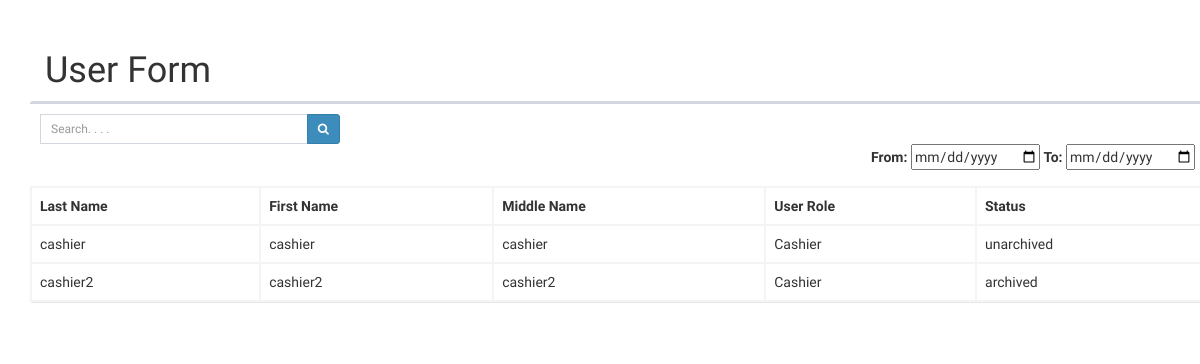
/FinalProject/user.php, run on the app's committed database.
### tables this page shows
CREATE TABLE `tbl_useraccounts` (
  `col_useraccountsid` int(11) NOT NULL,
  `col_user` varchar(20) NOT NULL,
  `col_password` varchar(20) NOT NULL,
  `col_lastname` varchar(50) NOT NULL,
  `col_firstname` varchar(50) NOT NULL,
  `col_middlename` varchar(50) NOT NULL,
  `col_address` varchar(50) NOT NULL,
  `col_dateofbirth` date NOT NULL,
  `col_gender` varchar(50) NOT NULL,
  `col_contactnum` varchar(50) NOT NULL,
  `col_usertypeid` int(11) NOT NULL,
  `col_status` varchar(50) NOT NULL
);

CREATE TABLE `tbl_usertype` (
  `col_usertypeid` int(11) NOT NULL,
  `col_userrole` varchar(25) NOT NULL
);

### FinalProject/Controller/user.php (the view, shortened to what this page needs)
<?php
function view_user()
{
	$db = mysqli_connect('localhost', 'root','','db_poshconceptstorefinal');
					$result = mysqli_query($db,"SELECT * from tbl_useraccounts u
					inner join tbl_usertype b on u.col_usertypeid = b.col_usertypeid
					");
						while ($row = mysqli_fetch_assoc($result))
						 {
							$Lname = 	$row['col_lastname'];
							$Fname= 	$row['col_firstname'];
							$Mname= 	$row['col_middlename'];
							$usertype = $row['col_userrole'];
							$status= 	$row['col_status'];
							echo '<tr class="odd gradeX">
									<td>'.$Lname.'</td>
									<td>'.$Fname.'</td>
									<td>'.$Mname.'</td>
									<td>'.$usertype.'</td>
									<td>'.$status.'</td>
								</tr>';
						 }
						}
?>

### data on the page
tbl_useraccounts: col_lastname "cashier", col_firstname "cashier", col_middlename "cashier", col_usertypeid.col_userrole "Cashier", col_status "unarchived"
tbl_useraccounts: col_lastname "cashier2", col_firstname "cashier2", col_middlename "cashier2", col_usertypeid.col_userrole "Cashier", col_status "archived"
